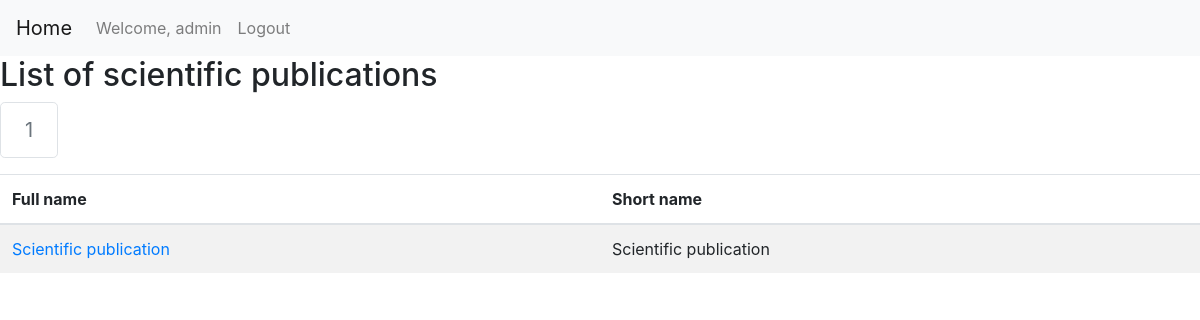
The page /scientific_publications/1 (signed in) on the database its author committed.
### journal_website/models.py (models this page shows, shortened)
class ScientificPublication(models.Model):
    full_name = models.ForeignKey(String, related_name="scientific_publication_full_name", on_delete=models.CASCADE)
    short_name = models.ForeignKey(String, related_name="scientific_publication_short_name", on_delete=models.CASCADE)
    contacts = models.ForeignKey(StaticPage, related_name="scientific_publication_contacts", on_delete=models.SET_NULL, null=True)
    main_editor = models.ForeignKey(StaticPage, related_name="scientific_publication_main_editor", on_delete=models.SET_NULL, null=True)
    legal_information = models.ForeignKey(StaticPage, related_name="scientific_publication_legal_information", on_delete=models.SET_NULL, null=True)
    contract_information = models.ForeignKey(StaticPage, related_name="scientific_publication_contract_information", on_delete=models.SET_NULL, null=True)
    science_branches = models.ForeignKey(StaticPage, related_name="scientific_publication_science_branches", on_delete=models.SET_NULL, null=True)
    editorial_team = models.ForeignKey(StaticPage, related_name="scientific_publication_editorial_team", on_delete=models.SET_NULL, null=True)
    class Meta:
        verbose_name_plural = "scientific_publications"

class String(models.Model):
    russian = models.TextField()
    english = models.TextField(blank=True, null=True)
    def __str__(self):
        return self.english
    class Meta:
        verbose_name_plural = "strings"

### journal_website/views.py (the view)
# urls.py: path("scientific_publications/<int:number_of_page>", views.display_page_with_scientific_publications, name="scientific_publications_with_pagination"),
@login_required
def display_page_with_scientific_publications(request: WSGIRequest, number_of_page: int) -> HttpResponse:
	pagination_for_scientific_publications = scientific_publication.get_pagination_for_list_of_scientific_publications(list_of_scientific_publications=scientific_publication.get_all_scientific_publications(), number_of_scientific_publications_per_page=5, number_of_page_to_display=number_of_page)
	return render(request, "scientific_publication/scientific_publications.html", {"pagination_for_scientific_publications": pagination_for_scientific_publications})

### journal_website/repositories/ScientificPublicationRepository.py (called while the page is built)
    def get_all_scientific_publications(self) -> QuerySet:
        return self.__scientific_publication_model.objects.all().order_by("pk")

    def get_pagination_for_list_of_scientific_publications(self, list_of_scientific_publications: QuerySet, number_of_scientific_publications_per_page: int, number_of_page_to_display: int) -> Page:
        paginator = Paginator(list_of_scientific_publications, per_page=number_of_scientific_publications_per_page)
        return paginator.get_page(number_of_page_to_display)

### journal_website/templates/scientific_publication/scientific_publications.html (shortened to what this page needs)
{% extends 'main/layout.html' %}
{% block body %}
{% load crispy_forms_tags %}
<body>
<nav class="navbar navbar-expand-lg navbar-light bg-light">
    <a class="navbar-brand" href="/">Home</a>
    <div class="collapse navbar-collapse" id="navbarText">
      <ul class="navbar-nav mr-auto">
        {% if user.is_authenticated %}
        <li class="nav-item">
          <a class="nav-link" href="#">Welcome, {{user.username}}</a>
        </li>
        <li class="nav-item">
          <a class="nav-link" href="/logout">Logout</a>
        </li>
        {% endif %}
      </ul>
    </div>
</nav>
<h2>List of scientific publications</h2>
<nav aria-label="Page navigation">
  <ul class="pagination pagination-lg">
    {% block pagination %}
    {% for number_of_page in pagination_for_scientific_publications.paginator.get_elided_page_range %}
        {% if number_of_page == pagination_for_scientific_publications.paginator.ELLIPSIS %}
          {{ number_of_page }}
        {% else %}
          {% if number_of_page == pagination_for_scientific_publications.number %}
            <li class="page-item disabled">
              <a class="page-link" href="#" tabindex="-1">{{ number_of_page }}</a>
            </li>
          {% else %}
              <li class="page-item"><a class="page-link" href="{% url 'scientific_publications_with_pagination' number_of_page %}">{{ number_of_page }}</a></li>
          {% endif %}
        {% endif %}
    {% endfor %}
    {% endblock %}
  </ul>
</nav>
<div class="table-responsive">
  <table class="table table-striped">
    <thead>
      <tr>
        <th>Full name</th>
        <th>Short name</th>
      </tr>
    </thead>
    <tbody>
      {% block scientific_publication %}
        {% for scientific_publication in pagination_for_scientific_publications %}
          <tr>
            <td><a href="{% url 'add_article_to_scientific_publication' scientific_publication.pk %}">{{ scientific_publication.full_name }}</a></td>
            <td>{{ scientific_publication.short_name }}</td>
          </tr>
        {% endfor %}
      {% endblock %}
    </tbody>
  </table>
</div>
</body>
{% endblock %}

### rows shown on the page
ScientificPublication: full_name "Scientific publication", short_name "Scientific publication"

### other values the page prints
{{ user.username }} "admin"
{{ number_of_page }} "1"
